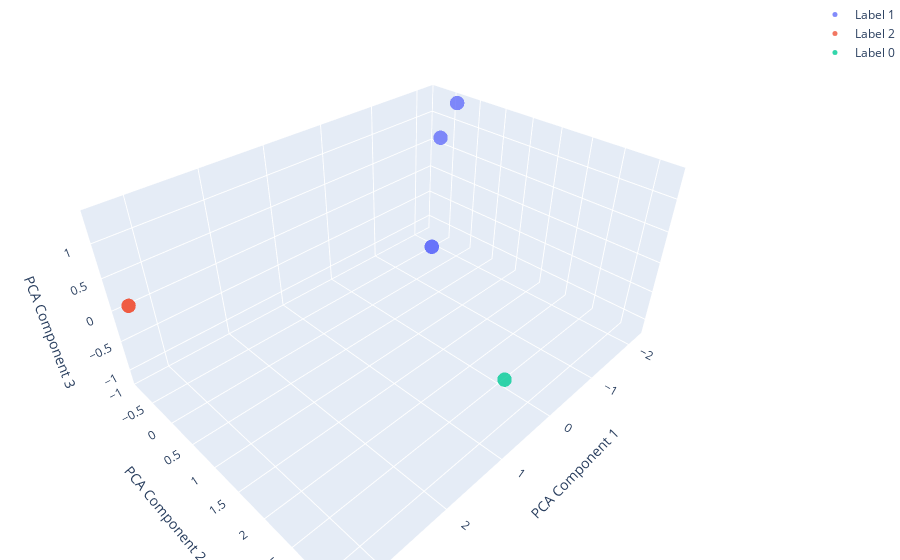

The notebook cell this image was saved under:
### Code cell
import plotly.graph_objects as go
import pandas as pd

# Create a DataFrame for the PCA reduced data
df = pd.DataFrame({
    'x': word_vectors_pca[:, 0],
    'y': word_vectors_pca[:, 1],
    'z': word_vectors_pca[:, 2],
    'label': labels  # Assuming labels is a list of labels for each word vector
})

# Create the scatter plot with Plotly
fig = go.Figure()

for label in df['label'].unique():
    label_df = df[df['label'] == label]
    fig.add_trace(go.Scatter3d(
        x=label_df['x'], 
        y=label_df['y'], 
        z=label_df['z'],
        mode='markers',
        name=f'Label {label}',
        text=label_df['label'],  # Hover text
        marker=dict(
            size=5,
            opacity=0.8
        )
    ))

# Update layout
fig.update_layout(
    title='PCA Visualization of Word Vectors',
    scene=dict(
        xaxis_title='PCA Component 1',
        yaxis_title='PCA Component 2',
        zaxis_title='PCA Component 3'
    ),
    margin=dict(l=0, r=0, b=0, t=0)
)

fig.show()

### Figure 1 — Plotly figure (JSON) as saved in the notebook; plotly's stock layout.template omitted (floating-point values rounded to 4 significant figures)
{"data": [{"marker": {"opacity": 0.8, "size": 5}, "mode": "markers", "name": "Label 1", "text": [1, 1, 1, 1], "type": "scatter3d", "x": [-2.202, -1.789, -1.825, -1.825], "y": [-0.3274, -0.2841, -0.4264, -0.4264], "z": [1.368, 0.9256, -1.18, -1.18]}, {"marker": {"opacity": 0.8, "size": 5}, "mode": "markers", "name": "Label 2", "text": [2, 2], "type": "scatter3d", "x": [3.343, 3.343], "y": [-0.8755, -0.8755], "z": [0.06229, 0.06229]}, {"marker": {"opacity": 0.8, "size": 5}, "mode": "markers", "name": "Label 0", "text": [0], "type": "scatter3d", "x": [0.9544], "y": [3.215], "z": [-0.05801]}], "layout": {"margin": {"b": 0, "l": 0, "r": 0, "t": 0}, "scene": {"xaxis": {"title": {"text": "PCA Component 1"}}, "yaxis": {"title": {"text": "PCA Component 2"}}, "zaxis": {"title": {"text": "PCA Component 3"}}}, "title": {"text": "PCA Visualization of Word Vectors"}}}
